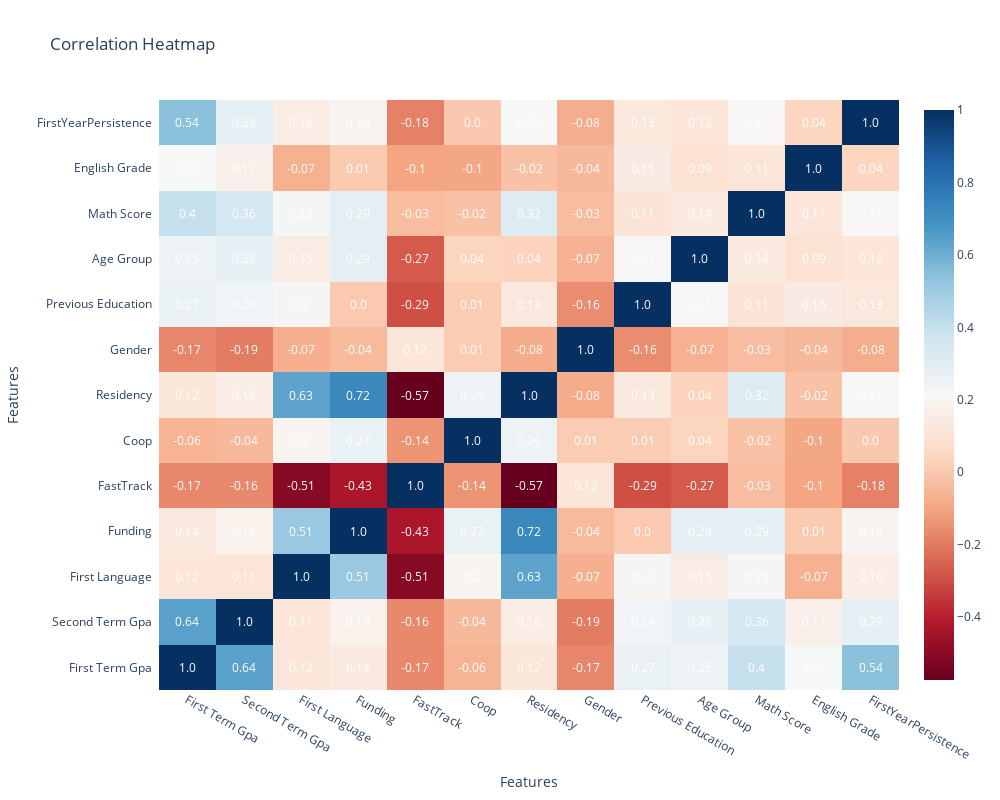

The code cell stored with this chart in its notebook:
### Code cell
# finding correlation between the dataset
 
correlation_matrix = dataset.corr()
 
fig = ff.create_annotated_heatmap(z=correlation_matrix.values,
                                   x=list(correlation_matrix.columns),
                                   y=list(correlation_matrix.index),
                                   colorscale='RdBu',
                                   annotation_text=correlation_matrix.values.round(2),
                                   showscale=True)
fig.update_layout(title='Correlation Heatmap',
      xaxis=dict(
        title='Features',
        side='bottom'  
    ),
    yaxis_title='Features',
                width=1000, height=800)
fig.show()

### Figure 1 — Plotly figure (JSON) as saved in the notebook; plotly's stock layout.template omitted (floating-point values rounded to 4 significant figures; data arrays with more than 128 entries replaced by an {"elided": "..."} marker saying what was removed)
{"data": [{"colorscale": [[0, "rgb(103,0,31)"], [0.1, "rgb(178,24,43)"], [0.2, "rgb(214,96,77)"], [0.3, "rgb(244,165,130)"], [0.4, "rgb(253,219,199)"], [0.5, "rgb(247,247,247)"], [0.6, "rgb(209,229,240)"], [0.7, "rgb(146,197,222)"], [0.8, "rgb(67,147,195)"], [0.9, "rgb(33,102,172)"], [1, "rgb(5,48,97)"]], "reversescale": false, "showscale": true, "type": "heatmap", "x": ["First Term Gpa", "Second Term Gpa", "First Language", "Funding", "FastTrack", "Coop", "Residency", "Gender", "Previous Education", "Age Group", "Math Score", "English Grade", "FirstYearPersistence"], "y": ["First Term Gpa", "Second Term Gpa", "First Language", "Funding", "FastTrack", "Coop", "Residency", "Gender", "Previous Education", "Age Group", "Math Score", "English Grade", "FirstYearPersistence"], "z": {"elided": "13x13 float values"}}], "layout": {"annotations": [{"font": {"color": "#FFFFFF"}, "showarrow": false, "text": "1.0", "x": "First Term Gpa", "xref": "x", "y": "First Term Gpa", "yref": "y"}, {"font": {"color": "#FFFFFF"}, "showarrow": false, "text": "0.64", "x": "Second Term Gpa", "xref": "x", "y": "First Term Gpa", "yref": "y"}, {"font": {"color": "#FFFFFF"}, "showarrow": false, "text": "0.12", "x": "First Language", "xref": "x", "y": "First Term Gpa", "yref": "y"}, {"font": {"color": "#FFFFFF"}, "showarrow": false, "text": "0.14", "x": "Funding", "xref": "x", "y": "First Term Gpa", "yref": "y"}, {"font": {"color": "#FFFFFF"}, "showarrow": false, "text": "-0.17", "x": "FastTrack", "xref": "x", "y": "First Term Gpa", "yref": "y"}, {"font": {"color": "#FFFFFF"}, "showarrow": false, "text": "-0.06", "x": "Coop", "xref": "x", "y": "First Term Gpa", "yref": "y"}, {"font": {"color": "#FFFFFF"}, "showarrow": false, "text": "0.12", "x": "Residency", "xref": "x", "y": "First Term Gpa", "yref": "y"}, {"font": {"color": "#FFFFFF"}, "showarrow": false, "text": "-0.17", "x": "Gender", "xref": "x", "y": "First Term Gpa", "yref": "y"}, {"font": {"color": "#FFFFFF"}, "showarrow": false, "text": "0.27", "x": "Previous Education", "xref": "x", "y": "First Term Gpa", "yref": "y"}, {"font": {"color": "#FFFFFF"}, "showarrow": false, "text": "0.25", "x": "Age Group", "xref": "x", "y": "First Term Gpa", "yref": "y"}, {"font": {"color": "#FFFFFF"}, "showarrow": false, "text": "0.4", "x": "Math Score", "xref": "x", "y": "First Term Gpa", "yref": "y"}, {"font": {"color": "#FFFFFF"}, "showarrow": false, "text": "0.22", "x": "English Grade", "xref": "x", "y": "First Term Gpa", "yref": "y"}, {"font": {"color": "#FFFFFF"}, "showarrow": false, "text": "0.54", "x": "FirstYearPersistence", "xref": "x", "y": "First Term Gpa", "yref": "y"}, {"font": {"color": "#FFFFFF"}, "showarrow": false, "text": "0.64", "x": "First Term Gpa", "xref": "x", "y": "Second Term Gpa", "yref": "y"}, {"font": {"color": "#FFFFFF"}, "showarrow": false, "text": "1.0", "x": "Second Term Gpa", "xref": "x", "y": "Second Term Gpa", "yref": "y"}, {"font": {"color": "#FFFFFF"}, "showarrow": false, "text": "0.11", "x": "First Language", "xref": "x", "y": "Second Term Gpa", "yref": "y"}, {"font": {"color": "#FFFFFF"}, "showarrow": false, "text": "0.18", "x": "Funding", "xref": "x", "y": "Second Term Gpa", "yref": "y"}, {"font": {"color": "#FFFFFF"}, "showarrow": false, "text": "-0.16", "x": "FastTrack", "xref": "x", "y": "Second Term Gpa", "yref": "y"}, {"font": {"color": "#FFFFFF"}, "showarrow": false, "text": "-0.04", "x": "Coop", "xref": "x", "y": "Second Term Gpa", "yref": "y"}, {"font": {"color": "#FFFFFF"}, "showarrow": false, "text": "0.16", "x": "Residency", "xref": "x", "y": "Second Term Gpa", "yref": "y"}, {"font": {"color": "#FFFFFF"}, "showarrow": false, "text": "-0.19", "x": "Gender", "xref": "x", "y": "Second Term Gpa", "yref": "y"}, {"font": {"color": "#FFFFFF"}, "showarrow": false, "text": "0.24", "x": "Previous Education", "xref": "x", "y": "Second Term Gpa", "yref": "y"}, {"font": {"color": "#FFFFFF"}, "showarrow": false, "text": "0.28", "x": "Age Group", "xref": "x", "y": "Second Term Gpa", "yref": "y"}, {"font": {"color": "#FFFFFF"}, "showarrow": false, "text": "0.36", "x": "Math Score", "xref": "x", "y": "Second Term Gpa", "yref": "y"}, {"font": {"color": "#FFFFFF"}, "showarrow": false, "text": "0.17", "x": "English Grade", "xref": "x", "y": "Second Term Gpa", "yref": "y"}, {"font": {"color": "#FFFFFF"}, "showarrow": false, "text": "0.29", "x": "FirstYearPersistence", "xref": "x", "y": "Second Term Gpa", "yref": "y"}, {"font": {"color": "#FFFFFF"}, "showarrow": false, "text": "0.12", "x": "First Term Gpa", "xref": "x", "y": "First Language", "yref": "y"}, {"font": {"color": "#FFFFFF"}, "showarrow": false, "text": "0.11", "x": "Second Term Gpa", "xref": "x", "y": "First Language", "yref": "y"}, {"font": {"color": "#FFFFFF"}, "showarrow": false, "text": "1.0", "x": "First Language", "xref": "x", "y": "First Language", "yref": "y"}, {"font": {"color": "#FFFFFF"}, "showarrow": false, "text": "0.51", "x": "Funding", "xref": "x", "y": "First Language", "yref": "y"}, {"font": {"color": "#FFFFFF"}, "showarrow": false, "text": "-0.51", "x": "FastTrack", "xref": "x", "y": "First Language", "yref": "y"}, {"font": {"color": "#FFFFFF"}, "showarrow": false, "text": "0.2", "x": "Coop", "xref": "x", "y": "First Language", "yref": "y"}, {"font": {"color": "#FFFFFF"}, "showarrow": false, "text": "0.63", "x": "Residency", "xref": "x", "y": "First Language", "yref": "y"}, {"font": {"color": "#FFFFFF"}, "showarrow": false, "text": "-0.07", "x": "Gender", "xref": "x", "y": "First Language", "yref": "y"}, {"font": {"color": "#FFFFFF"}, "showarrow": false, "text": "0.2", "x": "Previous Education", "xref": "x", "y": "First Language", "yref": "y"}, {"font": {"color": "#FFFFFF"}, "showarrow": false, "text": "0.15", "x": "Age Group", "xref": "x", "y": "First Language", "yref": "y"}, {"font": {"color": "#FFFFFF"}, "showarrow": false, "text": "0.23", "x": "Math Score", "xref": "x", "y": "First Language", "yref": "y"}, {"font": {"color": "#FFFFFF"}, "showarrow": false, "text": "-0.07", "x": "English Grade", "xref": "x", "y": "First Language", "yref": "y"}, {"font": {"color": "#FFFFFF"}, "showarrow": false, "text": "0.16", "x": "FirstYearPersistence", "xref": "x", "y": "First Language", "yref": "y"}, {"font": {"color": "#FFFFFF"}, "showarrow": false, "text": "0.14", "x": "First Term Gpa", "xref": "x", "y": "Funding", "yref": "y"}, {"font": {"color": "#FFFFFF"}, "showarrow": false, "text": "0.18", "x": "Second Term Gpa", "xref": "x", "y": "Funding", "yref": "y"}, {"font": {"color": "#FFFFFF"}, "showarrow": false, "text": "0.51", "x": "First Language", "xref": "x", "y": "Funding", "yref": "y"}, {"font": {"color": "#FFFFFF"}, "showarrow": false, "text": "1.0", "x": "Funding", "xref": "x", "y": "Funding", "yref": "y"}, {"font": {"color": "#FFFFFF"}, "showarrow": false, "text": "-0.43", "x": "FastTrack", "xref": "x", "y": "Funding", "yref": "y"}, {"font": {"color": "#FFFFFF"}, "showarrow": false, "text": "0.27", "x": "Coop", "xref": "x", "y": "Funding", "yref": "y"}, {"font": {"color": "#FFFFFF"}, "showarrow": false, "text": "0.72", "x": "Residency", "xref": "x", "y": "Funding", "yref": "y"}, {"font": {"color": "#FFFFFF"}, "showarrow": false, "text": "-0.04", "x": "Gender", "xref": "x", "y": "Funding", "yref": "y"}, {"font": {"color": "#FFFFFF"}, "showarrow": false, "text": "0.0", "x": "Previous Education", "xref": "x", "y": "Funding", "yref": "y"}, {"font": {"color": "#FFFFFF"}, "showarrow": false, "text": "0.29", "x": "Age Group", "xref": "x", "y": "Funding", "yref": "y"}, {"font": {"color": "#FFFFFF"}, "showarrow": false, "text": "0.29", "x": "Math Score", "xref": "x", "y": "Funding", "yref": "y"}, {"font": {"color": "#FFFFFF"}, "showarrow": false, "text": "0.01", "x": "English Grade", "xref": "x", "y": "Funding", "yref": "y"}, {"font": {"color": "#FFFFFF"}, "showarrow": false, "text": "0.19", "x": "FirstYearPersistence", "xref": "x", "y": "Funding", "yref": "y"}, {"font": {"color": "#FFFFFF"}, "showarrow": false, "text": "-0.17", "x": "First Term Gpa", "xref": "x", "y": "FastTrack", "yref": "y"}, {"font": {"color": "#FFFFFF"}, "showarrow": false, "text": "-0.16", "x": "Second Term Gpa", "xref": "x", "y": "FastTrack", "yref": "y"}, {"font": {"color": "#FFFFFF"}, "showarrow": false, "text": "-0.51", "x": "First Language", "xref": "x", "y": "FastTrack", "yref": "y"}, {"font": {"color": "#FFFFFF"}, "showarrow": false, "text": "-0.43", "x": "Funding", "xref": "x", "y": "FastTrack", "yref": "y"}, {"font": {"color": "#FFFFFF"}, "showarrow": false, "text": "1.0", "x": "FastTrack", "xref": "x", "y": "FastTrack", "yref": "y"}, {"font": {"color": "#FFFFFF"}, "showarrow": false, "text": "-0.14", "x": "Coop", "xref": "x", "y": "FastTrack", "yref": "y"}, {"font": {"color": "#FFFFFF"}, "showarrow": false, "text": "-0.57", "x": "Residency", "xref": "x", "y": "FastTrack", "yref": "y"}, {"font": {"color": "#FFFFFF"}, "showarrow": false, "text": "0.12", "x": "Gender", "xref": "x", "y": "FastTrack", "yref": "y"}, {"font": {"color": "#FFFFFF"}, "showarrow": false, "text": "-0.29", "x": "Previous Education", "xref": "x", "y": "FastTrack", "yref": "y"}, {"font": {"color": "#FFFFFF"}, "showarrow": false, "text": "-0.27", "x": "Age Group", "xref": "x", "y": "FastTrack", "yref": "y"}, {"font": {"color": "#FFFFFF"}, "showarrow": false, "text": "-0.03", "x": "Math Score", "xref": "x", "y": "FastTrack", "yref": "y"}, {"font": {"color": "#FFFFFF"}, "showarrow": false, "text": "-0.1", "x": "English Grade", "xref": "x", "y": "FastTrack", "yref": "y"}, {"font": {"color": "#FFFFFF"}, "showarrow": false, "text": "-0.18", "x": "FirstYearPersistence", "xref": "x", "y": "FastTrack", "yref": "y"}, {"font": {"color": "#FFFFFF"}, "showarrow": false, "text": "-0.06", "x": "First Term Gpa", "xref": "x", "y": "Coop", "yref": "y"}, {"font": {"color": "#FFFFFF"}, "showarrow": false, "text": "-0.04", "x": "Second Term Gpa", "xref": "x", "y": "Coop", "yref": "y"}, {"font": {"color": "#FFFFFF"}, "showarrow": false, "text": "0.2", "x": "First Language", "xref": "x", "y": "Coop", "yref": "y"}, {"font": {"color": "#FFFFFF"}, "showarrow": false, "text": "0.27", "x": "Funding", "xref": "x", "y": "Coop", "yref": "y"}, {"font": {"color": "#FFFFFF"}, "showarrow": false, "text": "-0.14", "x": "FastTrack", "xref": "x", "y": "Coop", "yref": "y"}, {"font": {"color": "#FFFFFF"}, "showarrow": false, "text": "1.0", "x": "Coop", "xref": "x", "y": "Coop", "yref": "y"}, {"font": {"color": "#FFFFFF"}, "showarrow": false, "text": "0.26", "x": "Residency", "xref": "x", "y": "Coop", "yref": "y"}, {"font": {"color": "#FFFFFF"}, "showarrow": false, "text": "0.01", "x": "Gender", "xref": "x", "y": "Coop", "yref": "y"}, {"font": {"color": "#FFFFFF"}, "showarrow": false, "text": "0.01", "x": "Previous Education", "xref": "x", "y": "Coop", "yref": "y"}, {"font": {"color": "#FFFFFF"}, "showarrow": false, "text": "0.04", "x": "Age Group", "xref": "x", "y": "Coop", "yref": "y"}, {"font": {"color": "#FFFFFF"}, "showarrow": false, "text": "-0.02", "x": "Math Score", "xref": "x", "y": "Coop", "yref": "y"}, {"font": {"color": "#FFFFFF"}, "showarrow": false, "text": "-0.1", "x": "English Grade", "xref": "x", "y": "Coop", "yref": "y"}, {"font": {"color": "#FFFFFF"}, "showarrow": false, "text": "0.0", "x": "FirstYearPersistence", "xref": "x", "y": "Coop", "yref": "y"}, {"font": {"color": "#FFFFFF"}, "showarrow": false, "text": "0.12", "x": "First Term Gpa", "xref": "x", "y": "Residency", "yref": "y"}, {"font": {"color": "#FFFFFF"}, "showarrow": false, "text": "0.16", "x": "Second Term Gpa", "xref": "x", "y": "Residency", "yref": "y"}, {"font": {"color": "#FFFFFF"}, "showarrow": false, "text": "0.63", "x": "First Language", "xref": "x", "y": "Residency", "yref": "y"}, {"font": {"color": "#FFFFFF"}, "showarrow": false, "text": "0.72", "x": "Funding", "xref": "x", "y": "Residency", "yref": "y"}, {"font": {"color": "#FFFFFF"}, "showarrow": false, "text": "-0.57", "x": "FastTrack", "xref": "x", "y": "Residency", "yref": "y"}, {"font": {"color": "#FFFFFF"}, "showarrow": false, "text": "0.26", "x": "Coop", "xref": "x", "y": "Residency", "yref": "y"}, {"font": {"color": "#FFFFFF"}, "showarrow": false, "text": "1.0", "x": "Residency", "xref": "x", "y": "Residency", "yref": "y"}, {"font": {"color": "#FFFFFF"}, "showarrow": false, "text": "-0.08", "x": "Gender", "xref": "x", "y": "Residency", "yref": "y"}, {"font": {"color": "#FFFFFF"}, "showarrow": false, "text": "0.13", "x": "Previous Education", "xref": "x", "y": "Residency", "yref": "y"}, {"font": {"color": "#FFFFFF"}, "showarrow": false, "text": "0.04", "x": "Age Group", "xref": "x", "y": "Residency", "yref": "y"}, {"font": {"color": "#FFFFFF"}, "showarrow": false, "text": "0.32", "x": "Math Score", "xref": "x", "y": "Residency", "yref": "y"}, {"font": {"color": "#FFFFFF"}, "showarrow": false, "text": "-0.02", "x": "English Grade", "xref": "x", "y": "Residency", "yref": "y"}, {"font": {"color": "#FFFFFF"}, "showarrow": false, "text": "0.21", "x": "FirstYearPersistence", "xref": "x", "y": "Residency", "yref": "y"}, {"font": {"color": "#FFFFFF"}, "showarrow": false, "text": "-0.17", "x": "First Term Gpa", "xref": "x", "y": "Gender", "yref": "y"}, {"font": {"color": "#FFFFFF"}, "showarrow": false, "text": "-0.19", "x": "Second Term Gpa", "xref": "x", "y": "Gender", "yref": "y"}, {"font": {"color": "#FFFFFF"}, "showarrow": false, "text": "-0.07", "x": "First Language", "xref": "x", "y": "Gender", "yref": "y"}, {"font": {"color": "#FFFFFF"}, "showarrow": false, "text": "-0.04", "x": "Funding", "xref": "x", "y": "Gender", "yref": "y"}, {"font": {"color": "#FFFFFF"}, "showarrow": false, "text": "0.12", "x": "FastTrack", "xref": "x", "y": "Gender", "yref": "y"}, {"font": {"color": "#FFFFFF"}, "showarrow": false, "text": "0.01", "x": "Coop", "xref": "x", "y": "Gender", "yref": "y"}, {"font": {"color": "#FFFFFF"}, "showarrow": false, "text": "-0.08", "x": "Residency", "xref": "x", "y": "Gender", "yref": "y"}, {"font": {"color": "#FFFFFF"}, "showarrow": false, "text": "1.0", "x": "Gender", "xref": "x", "y": "Gender", "yref": "y"}, {"font": {"color": "#FFFFFF"}, "showarrow": false, "text": "-0.16", "x": "Previous Education", "xref": "x", "y": "Gender", "yref": "y"}, {"font": {"color": "#FFFFFF"}, "showarrow": false, "text": "-0.07", "x": "Age Group", "xref": "x", "y": "Gender", "yref": "y"}, {"font": {"color": "#FFFFFF"}, "showarrow": false, "text": "-0.03", "x": "Math Score", "xref": "x", "y": "Gender", "yref": "y"}, {"font": {"color": "#FFFFFF"}, "showarrow": false, "text": "-0.04", "x": "English Grade", "xref": "x", "y": "Gender", "yref": "y"}, {"font": {"color": "#FFFFFF"}, "showarrow": false, "text": "-0.08", "x": "FirstYearPersistence", "xref": "x", "y": "Gender", "yref": "y"}, {"font": {"color": "#FFFFFF"}, "showarrow": false, "text": "0.27", "x": "First Term Gpa", "xref": "x", "y": "Previous Education", "yref": "y"}, {"font": {"color": "#FFFFFF"}, "showarrow": false, "text": "0.24", "x": "Second Term Gpa", "xref": "x", "y": "Previous Education", "yref": "y"}, {"font": {"color": "#FFFFFF"}, "showarrow": false, "text": "0.2", "x": "First Language", "xref": "x", "y": "Previous Education", "yref": "y"}, {"font": {"color": "#FFFFFF"}, "showarrow": false, "text": "0.0", "x": "Funding", "xref": "x", "y": "Previous Education", "yref": "y"}, {"font": {"color": "#FFFFFF"}, "showarrow": false, "text": "-0.29", "x": "FastTrack", "xref": "x", "y": "Previous Education", "yref": "y"}, {"font": {"color": "#FFFFFF"}, "showarrow": false, "text": "0.01", "x": "Coop", "xref": "x", "y": "Previous Education", "yref": "y"}, {"font": {"color": "#FFFFFF"}, "showarrow": false, "text": "0.13", "x": "Residency", "xref": "x", "y": "Previous Education", "yref": "y"}, {"font": {"color": "#FFFFFF"}, "showarrow": false, "text": "-0.16", "x": "Gender", "xref": "x", "y": "Previous Education", "yref": "y"}, {"font": {"color": "#FFFFFF"}, "showarrow": false, "text": "1.0", "x": "Previous Education", "xref": "x", "y": "Previous Education", "yref": "y"}, {"font": {"color": "#FFFFFF"}, "showarrow": false, "text": "0.21", "x": "Age Group", "xref": "x", "y": "Previous Education", "yref": "y"}, {"font": {"color": "#FFFFFF"}, "showarrow": false, "text": "0.11", "x": "Math Score", "xref": "x", "y": "Previous Education", "yref": "y"}, {"font": {"color": "#FFFFFF"}, "showarrow": false, "text": "0.15", "x": "English Grade", "xref": "x", "y": "Previous Education", "yref": "y"}, {"font": {"color": "#FFFFFF"}, "showarrow": false, "text": "0.13", "x": "FirstYearPersistence", "xref": "x", "y": "Previous Education", "yref": "y"}, {"font": {"color": "#FFFFFF"}, "showarrow": false, "text": "0.25", "x": "First Term Gpa", "xref": "x", "y": "Age Group", "yref": "y"}, {"font": {"color": "#FFFFFF"}, "showarrow": false, "text": "0.28", "x": "Second Term Gpa", "xref": "x", "y": "Age Group", "yref": "y"}, {"font": {"color": "#FFFFFF"}, "showarrow": false, "text": "0.15", "x": "First Language", "xref": "x", "y": "Age Group", "yref": "y"}, {"font": {"color": "#FFFFFF"}, "showarrow": false, "text": "0.29", "x": "Funding", "xref": "x", "y": "Age Group", "yref": "y"}, {"font": {"color": "#FFFFFF"}, "showarrow": false, "text": "-0.27", "x": "FastTrack", "xref": "x", "y": "Age Group", "yref": "y"}, {"font": {"color": "#FFFFFF"}, "showarrow": false, "text": "0.04", "x": "Coop", "xref": "x", "y": "Age Group", "yref": "y"}, {"font": {"color": "#FFFFFF"}, "showarrow": false, "text": "0.04", "x": "Residency", "xref": "x", "y": "Age Group", "yref": "y"}, {"font": {"color": "#FFFFFF"}, "showarrow": false, "text": "-0.07", "x": "Gender", "xref": "x", "y": "Age Group", "yref": "y"}, {"font": {"color": "#FFFFFF"}, "showarrow": false, "text": "0.21", "x": "Previous Education", "xref": "x", "y": "Age Group", "yref": "y"}, {"font": {"color": "#FFFFFF"}, "showarrow": false, "text": "1.0", "x": "Age Group", "xref": "x", "y": "Age Group", "yref": "y"}, {"font": {"color": "#FFFFFF"}, "showarrow": false, "text": "0.14", "x": "Math Score", "xref": "x", "y": "Age Group", "yref": "y"}, {"font": {"color": "#FFFFFF"}, "showarrow": false, "text": "0.09", "x": "English Grade", "xref": "x", "y": "Age Group", "yref": "y"}, {"font": {"color": "#FFFFFF"}, "showarrow": false, "text": "0.12", "x": "FirstYearPersistence", "xref": "x", "y": "Age Group", "yref": "y"}, {"font": {"color": "#FFFFFF"}, "showarrow": false, "text": "0.4", "x": "First Term Gpa", "xref": "x", "y": "Math Score", "yref": "y"}, {"font": {"color": "#FFFFFF"}, "showarrow": false, "text": "0.36", "x": "Second Term Gpa", "xref": "x", "y": "Math Score", "yref": "y"}, {"font": {"color": "#FFFFFF"}, "showarrow": false, "text": "0.23", "x": "First Language", "xref": "x", "y": "Math Score", "yref": "y"}, {"font": {"color": "#FFFFFF"}, "showarrow": false, "text": "0.29", "x": "Funding", "xref": "x", "y": "Math Score", "yref": "y"}, {"font": {"color": "#FFFFFF"}, "showarrow": false, "text": "-0.03", "x": "FastTrack", "xref": "x", "y": "Math Score", "yref": "y"}, {"font": {"color": "#FFFFFF"}, "showarrow": false, "text": "-0.02", "x": "Coop", "xref": "x", "y": "Math Score", "yref": "y"}, {"font": {"color": "#FFFFFF"}, "showarrow": false, "text": "0.32", "x": "Residency", "xref": "x", "y": "Math Score", "yref": "y"}, {"font": {"color": "#FFFFFF"}, "showarrow": false, "text": "-0.03", "x": "Gender", "xref": "x", "y": "Math Score", "yref": "y"}, {"font": {"color": "#FFFFFF"}, "showarrow": false, "text": "0.11", "x": "Previous Education", "xref": "x", "y": "Math Score", "yref": "y"}, {"font": {"color": "#FFFFFF"}, "showarrow": false, "text": "0.14", "x": "Age Group", "xref": "x", "y": "Math Score", "yref": "y"}, {"font": {"color": "#FFFFFF"}, "showarrow": false, "text": "1.0", "x": "Math Score", "xref": "x", "y": "Math Score", "yref": "y"}, {"font": {"color": "#FFFFFF"}, "showarrow": false, "text": "0.11", "x": "English Grade", "xref": "x", "y": "Math Score", "yref": "y"}, {"font": {"color": "#FFFFFF"}, "showarrow": false, "text": "0.21", "x": "FirstYearPersistence", "xref": "x", "y": "Math Score", "yref": "y"}, {"font": {"color": "#FFFFFF"}, "showarrow": false, "text": "0.22", "x": "First Term Gpa", "xref": "x", "y": "English Grade", "yref": "y"}, {"font": {"color": "#FFFFFF"}, "showarrow": false, "text": "0.17", "x": "Second Term Gpa", "xref": "x", "y": "English Grade", "yref": "y"}, {"font": {"color": "#FFFFFF"}, "showarrow": false, "text": "-0.07", "x": "First Language", "xref": "x", "y": "English Grade", "yref": "y"}, {"font": {"color": "#FFFFFF"}, "showarrow": false, "text": "0.01", "x": "Funding", "xref": "x", "y": "English Grade", "yref": "y"}, {"font": {"color": "#FFFFFF"}, "showarrow": false, "text": "-0.1", "x": "FastTrack", "xref": "x", "y": "English Grade", "yref": "y"}, {"font": {"color": "#FFFFFF"}, "showarrow": false, "text": "-0.1", "x": "Coop", "xref": "x", "y": "English Grade", "yref": "y"}, {"font": {"color": "#FFFFFF"}, "showarrow": false, "text": "-0.02", "x": "Residency", "xref": "x", "y": "English Grade", "yref": "y"}, {"font": {"color": "#FFFFFF"}, "showarrow": false, "text": "-0.04", "x": "Gender", "xref": "x", "y": "English Grade", "yref": "y"}, {"font": {"color": "#FFFFFF"}, "showarrow": false, "text": "0.15", "x": "Previous Education", "xref": "x", "y": "English Grade", "yref": "y"}, {"font": {"color": "#FFFFFF"}, "showarrow": false, "text": "0.09", "x": "Age Group", "xref": "x", "y": "English Grade", "yref": "y"}, {"font": {"color": "#FFFFFF"}, "showarrow": false, "text": "0.11", "x": "Math Score", "xref": "x", "y": "English Grade", "yref": "y"}, {"font": {"color": "#FFFFFF"}, "showarrow": false, "text": "1.0", "x": "English Grade", "xref": "x", "y": "English Grade", "yref": "y"}, {"font": {"color": "#FFFFFF"}, "showarrow": false, "text": "0.04", "x": "FirstYearPersistence", "xref": "x", "y": "English Grade", "yref": "y"}, {"font": {"color": "#FFFFFF"}, "showarrow": false, "text": "0.54", "x": "First Term Gpa", "xref": "x", "y": "FirstYearPersistence", "yref": "y"}, {"font": {"color": "#FFFFFF"}, "showarrow": false, "text": "0.29", "x": "Second Term Gpa", "xref": "x", "y": "FirstYearPersistence", "yref": "y"}, {"font": {"color": "#FFFFFF"}, "showarrow": false, "text": "0.16", "x": "First Language", "xref": "x", "y": "FirstYearPersistence", "yref": "y"}, {"font": {"color": "#FFFFFF"}, "showarrow": false, "text": "0.19", "x": "Funding", "xref": "x", "y": "FirstYearPersistence", "yref": "y"}, {"font": {"color": "#FFFFFF"}, "showarrow": false, "text": "-0.18", "x": "FastTrack", "xref": "x", "y": "FirstYearPersistence", "yref": "y"}, {"font": {"color": "#FFFFFF"}, "showarrow": false, "text": "0.0", "x": "Coop", "xref": "x", "y": "FirstYearPersistence", "yref": "y"}, {"font": {"color": "#FFFFFF"}, "showarrow": false, "text": "0.21", "x": "Residency", "xref": "x", "y": "FirstYearPersistence", "yref": "y"}, {"font": {"color": "#FFFFFF"}, "showarrow": false, "text": "-0.08", "x": "Gender", "xref": "x", "y": "FirstYearPersistence", "yref": "y"}, {"font": {"color": "#FFFFFF"}, "showarrow": false, "text": "0.13", "x": "Previous Education", "xref": "x", "y": "FirstYearPersistence", "yref": "y"}, {"font": {"color": "#FFFFFF"}, "showarrow": false, "text": "0.12", "x": "Age Group", "xref": "x", "y": "FirstYearPersistence", "yref": "y"}, {"font": {"color": "#FFFFFF"}, "showarrow": false, "text": "0.21", "x": "Math Score", "xref": "x", "y": "FirstYearPersistence", "yref": "y"}, {"font": {"color": "#FFFFFF"}, "showarrow": false, "text": "0.04", "x": "English Grade", "xref": "x", "y": "FirstYearPersistence", "yref": "y"}, {"font": {"color": "#FFFFFF"}, "showarrow": false, "text": "1.0", "x": "FirstYearPersistence", "xref": "x", "y": "FirstYearPersistence", "yref": "y"}], "height": 800, "title": {"text": "Correlation Heatmap"}, "width": 1000, "xaxis": {"dtick": 1, "gridcolor": "rgb(0, 0, 0)", "side": "bottom", "ticks": "", "title": {"text": "Features"}}, "yaxis": {"dtick": 1, "ticks": "", "ticksuffix": "  ", "title": {"text": "Features"}}}}
